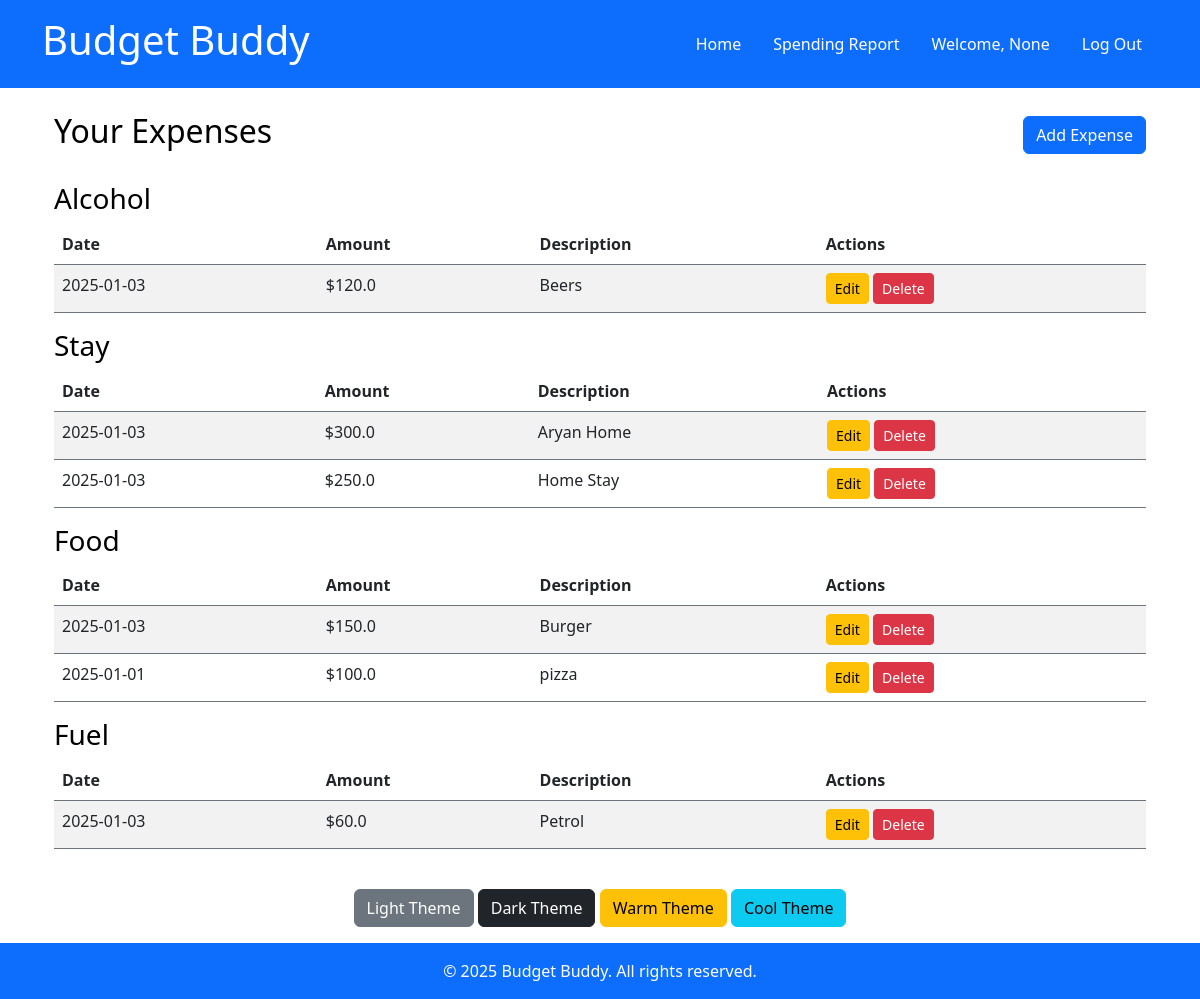
The app's page /index (signed in) with its own data.
### models.py (models this page shows)
class Expense(db.Model):
    id = db.Column(db.Integer, primary_key=True)
    date = db.Column(db.DateTime, default=datetime.utcnow)
    category = db.Column(db.String(50), nullable=False)
    amount = db.Column(db.Float, nullable=False)
    description = db.Column(db.String(255), nullable=True)

### blueprints/expenses.py (the view)
@expenses_bp.route('/index')
@login_required
def index():
    expenses = Expense.query.order_by(Expense.date.desc()).all()
    categorized_expenses = defaultdict(list)
    for expense in expenses:
        categorized_expenses[expense.category].append(expense)
    return render_template('index.html', categorized_expenses=categorized_expenses)

### templates/index.html
{% extends 'base.html' %}
{% block content %}
<div class="container mt-4">
    <div class="d-flex justify-content-between align-items-center">
        <h2>Your Expenses</h2>
        <a href="{{ url_for('expenses.add_expense') }}" class="btn btn-primary">Add Expense</a>
    </div>
    <div class="mt-4">
        {% for category, expenses in categorized_expenses.items() %}
        <h3>{{ category }}</h3>
        <table class="table table-striped">
            <thead>
                <tr>
                    <th>Date</th>
                    <th>Amount</th>
                    <th>Description</th>
                    <th>Actions</th>
                </tr>
            </thead>
            <tbody>
                {% for expense in expenses %}
                <tr>
                    <td>{{ expense.date.strftime('%Y-%m-%d') }}</td>
                    <td>${{ expense.amount }}</td>
                    <td>{{ expense.description }}</td>
                    <td>
                        <a href="{{ url_for('expenses.edit_expense', id=expense.id) }}" class="btn btn-warning btn-sm">Edit</a>
                        <form action="{{ url_for('expenses.delete_expense', id=expense.id) }}" method="post" style="display: inline;">
                            <button type="submit" class="btn btn-danger btn-sm" onclick="return confirm('Are you sure you want to delete this expense?');">Delete</button>
                        </form>
                    </td>
                </tr>
                {% endfor %}
            </tbody>
        </table>
        {% endfor %}
    </div>
</div>
{% endblock %}

### templates/base.html (shortened to what this page needs)
<!DOCTYPE html>
<html lang="en">
<head>
    <link href="https://cdn.jsdelivr.net/npm/bootstrap@5.3.0-alpha1/dist/css/bootstrap.min.css" rel="stylesheet">
    <link rel="stylesheet" href="{{ url_for('static', filename='css/themes.css') }}">
</head>
<body>
    <header class="bg-primary text-white py-3">
        <div class="container d-flex justify-content-between align-items-center">
            <a href="{{ url_for('expenses.landing_page') }}" class="nav-link text-white" class="logo mb-0">
                <h1>Budget Buddy</h1>
            </a>
            <nav>
                <ul class="nav">
                    {% if session.get('user_id') %}
                        <li class="nav-item">
                            <a href="{{ url_for('expenses.index') }}" class="nav-link text-white">Home</a>
                        </li>
                        <li class="nav-item">
                            <a href="{{ url_for('expenses.spending_report') }}" class="nav-link text-white">Spending Report</a>
                        </li>
                        <li class="nav-item">
                            <span class="nav-link text-white">Welcome, {{ session.get('username') }}</span>
                        </li>
                        <li class="nav-item">
                            <a href="{{ url_for('auth.logout') }}" class="nav-link text-white">Log Out</a>
                        </li>
                    {% endif %}
                </ul>
            </nav>
        </div>
    </header>
    <main>
        <div class="container my-4">
            {% block content %}
            {% endblock %}
        </div>
    </main>
    <section class="theme-switcher text-center py-3">
        <button class="btn btn-secondary" onclick="switchTheme('light')">Light Theme</button>
        <button class="btn btn-dark" onclick="switchTheme('dark')">Dark Theme</button>
        <button class="btn btn-warning" onclick="switchTheme('warm')">Warm Theme</button>
        <button class="btn btn-info" onclick="switchTheme('cool')">Cool Theme</button>
    </section>
    <footer class="bg-primary text-white py-3">
        <div class="container text-center">
            <p class="mb-0">&copy; 2025 Budget Buddy. All rights reserved.</p>
        </div>
    </footer>
</body>
</html>

### static/css/themes.css (style rules this page uses)
:root { --primary-color: #007bff; --secondary-color: #6c757d; --background-color: #ffffff; --text-color: #000000; --button-bg: #007bff; --button-hover-bg: #0056b3; --card-bg: #f8f9fa; --card-shadow: rgba(0, 0, 0, 0.1); }
body, .hero, .features, .card, table, th, td { color: var(--text-color); background-color: var(--background-color); }
table, th, td { color: var(--text-color); border-color: var(--secondary-color); }
button { background-color: var(--button-bg); color: #fff; }

### records on screen
Expense: category "Alcohol", date "2025-01-03", amount "120.0", description "Beers"
Expense: category "Stay", date "2025-01-03", amount "300.0", description "Aryan Home"
Expense: date "2025-01-03", amount "250.0", description "Home Stay"
Expense: category "Food", date "2025-01-03", amount "150.0", description "Burger"
Expense: date "2025-01-01", amount "100.0", description "pizza"
Expense: category "Fuel", date "2025-01-03", amount "60.0", description "Petrol"

### other values on screen
{{ session.get('username') }} "None"
